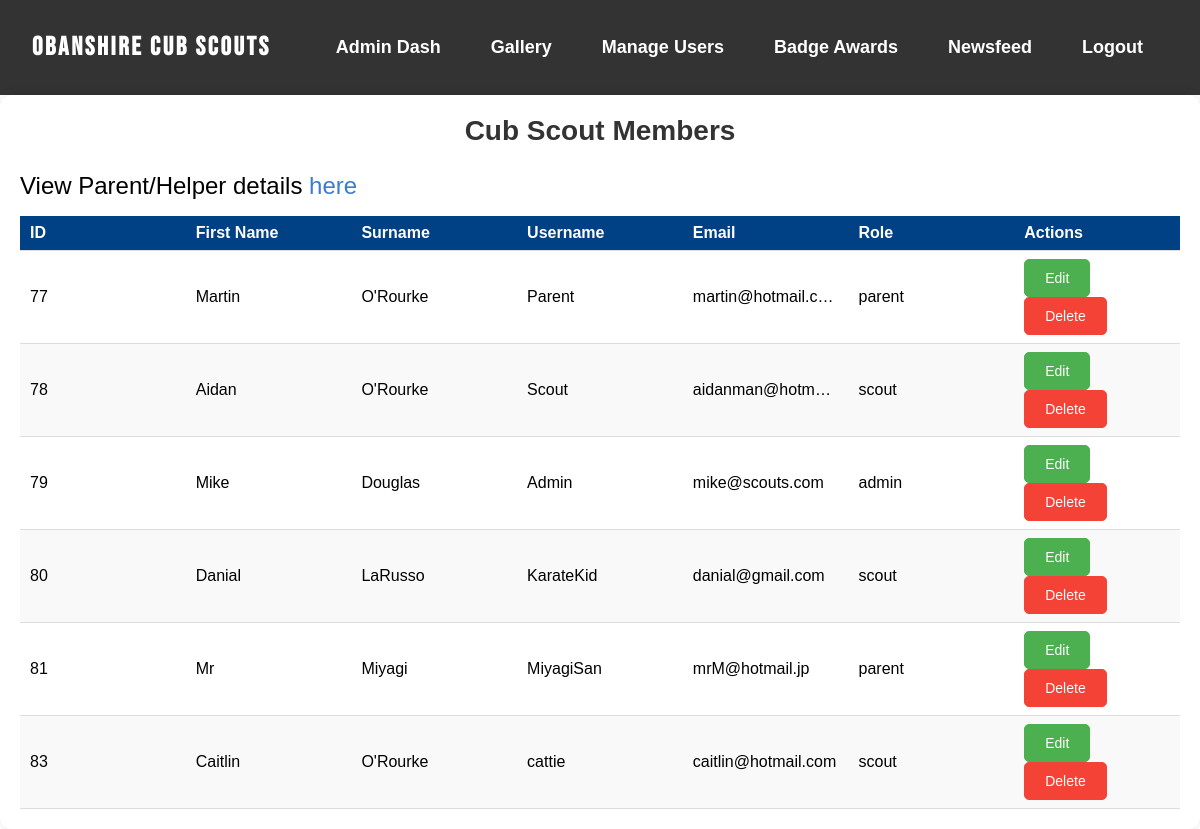
The app's page /public/admin/users.php (signed in), older data.
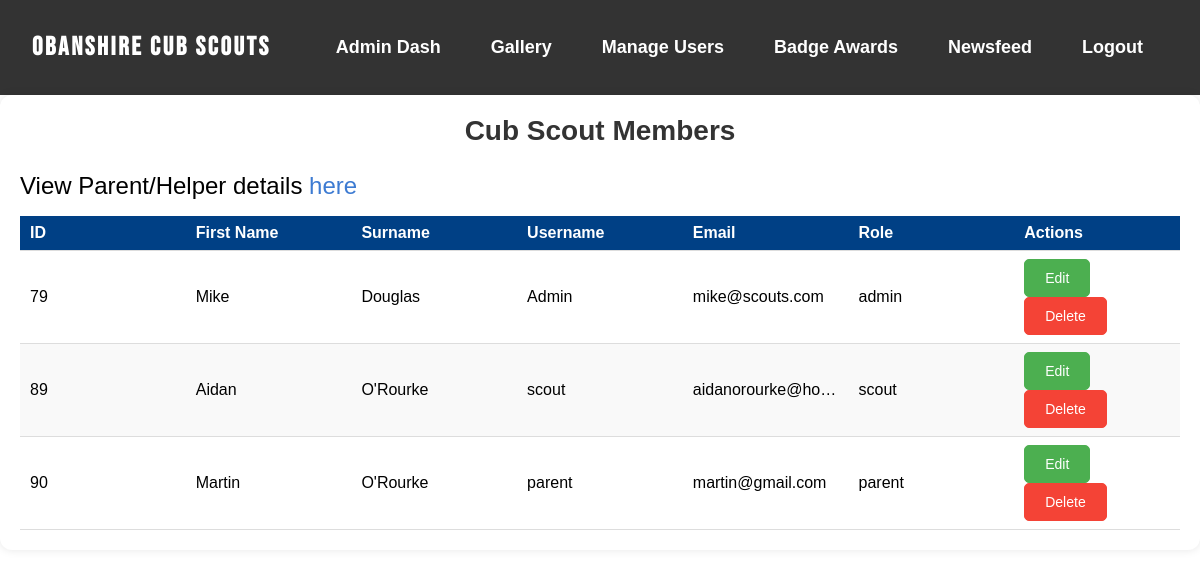
The same page, newer data.
### tables this page shows
CREATE TABLE `users` (
  `id` int(11) NOT NULL,
  `username` varchar(50) NOT NULL,
  `password` varchar(255) NOT NULL,
  `email` varchar(100) NOT NULL,
  `user_type` enum('admin','scout','parent') NOT NULL,
  `first_name` varchar(255) DEFAULT NULL,
  `surname` varchar(255) DEFAULT NULL
);

### public/admin/users.php (the view, shortened to what this page needs)
<?php
include 'includes/header.php';
include 'config/config.php';
$sql = "SELECT id, first_name, surname, username, email, user_type FROM users ORDER BY id ASC";
$result = mysqli_query($conn, $sql);
?>
<!DOCTYPE html>
<html lang="en">
<head>
</head>
<body>
    <div class="admin-container">
        <h1 class="admin-title">Cub Scout Members</h1>
        <p id="users-message">View Parent/Helper details <a href="about_parents" id="here-link">here</a></p>
        <div class="admin-table-wrapper">
            <table class="admin-table">
                <thead>
                    <tr>
                        <th>ID</th>
                        <th>First Name</th>
                        <th>Surname</th>
                        <th>Username</th>
                        <th>Email</th>
                        <th>Role</th>
                        <th>Actions</th>
                    </tr>
                </thead>
                <tbody>
                    <?php if (mysqli_num_rows($result) > 0): ?>
                        <?php while ($user = mysqli_fetch_assoc($result)): ?>
                            <tr>
                                <td data-label="ID"><?= htmlspecialchars($user['id']) ?></td>
                                <td data-label="First Name"><?= htmlspecialchars($user['first_name']) ?></td>
                                <td data-label="Surname"><?= htmlspecialchars($user['surname']) ?></td>
                                <td data-label="Username"><?= htmlspecialchars($user['username']) ?></td>
                                <td data-label="Email"><?= htmlspecialchars($user['email']) ?></td>
                                <td data-label="Role"><?= htmlspecialchars($user['user_type']) ?></td>
                                <td data-label="Actions">
                                    <a href="edit_user?id=<?= $user['id'] ?>" class="btn-edit">Edit</a>
                                    <form action="delete_user" method="POST" style="display:inline;" onsubmit="return confirm('Are you sure you want to delete this user?');">
                                        <button type="submit" class="btn-delete">Delete</button>
                                    </form>
                                </td>
                            </tr>
                        <?php endwhile; ?>
                    <?php else: ?>
                        <tr>
                            <td colspan="7" class="no-users">No users found.</td>
                        </tr>
                    <?php endif; ?>
                </tbody>
            </table>
        </div>
    </div>
</body>
</html>

Row changes from the older to the newer data that the page shows:
removed users: id "77", first_name "Martin", surname "O'Rourke", username "Parent", email "martin@hotmail.c…", user_type "parent"
removed users: id "78", first_name "Aidan", surname "O'Rourke", username "Scout", email "aidanman@hotm…", user_type "scout"
removed users: id "80", first_name "Danial", surname "LaRusso", username "KarateKid", email "danial@gmail.com", user_type "scout"
removed users: id "81", first_name "Mr", surname "Miyagi", username "MiyagiSan", email "mrM@hotmail.jp", user_type "parent"
removed users: id "83", first_name "Caitlin", surname "O'Rourke", username "cattie", email "caitlin@hotmail.com", user_type "scout"
added users: id "89", first_name "Aidan", surname "O'Rourke", username "scout", email "aidanorourke@ho…", user_type "scout"
added users: id "90", first_name "Martin", surname "O'Rourke", username "parent", email "martin@gmail.com", user_type "parent"
